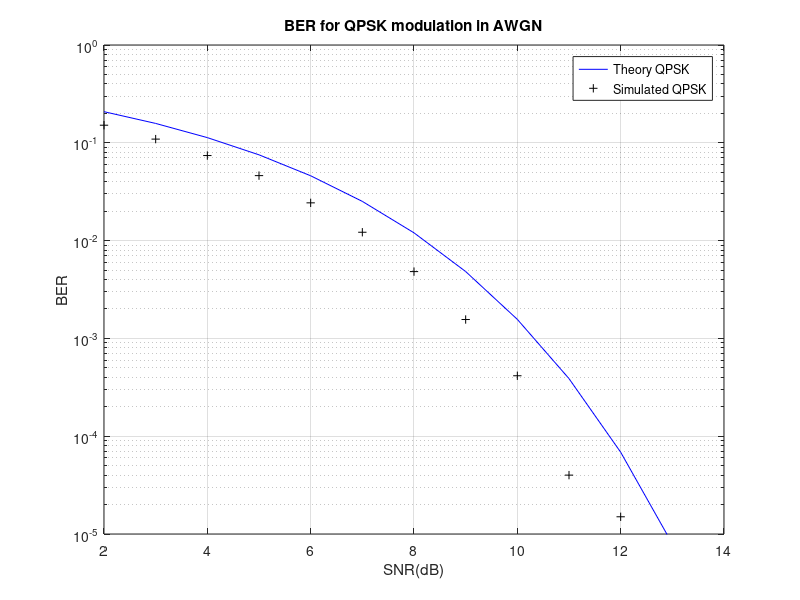

MATLAB code for this plot:
clc;
clear all;
close all;
N = 2 * 10^5;
Eb_N0_dB = 2 : 20;
sy_hat = zeros(1, N);
nerr = zeros(1, N);
%Signal Transmission and Detection
for i=1:length(Eb_N0_dB)
si = (2 * (rand(1, N) > 0.5) - 1); %In-Phase Symbol Generation || rand(1, N) > 0.5 -> Gives logical Array of 0s and 1s
sq = (2 * (rand(1, N) > 0.5) - 1); %Quadrature Symbol Generation
sy = si + 1i*sq; %Adding the two Symbols
s = (1 / sqrt(2)) * sy;
n = 1 / sqrt(2) * (randn(1, N) + 1i*randn(1, N)); %Random Noise Generation
y = 10 ^ (Eb_N0_dB(i) / 20) * s + n; %Received Signal
si_ = real(y);
sq_ = imag(y);
sy_hat(si_ < 0 & sq_ < 0) = -1 + -1 * 1i;
sy_hat(si_ >= 0 & sq_ > 0) = 1 + 1 * 1i;
sy_hat(si_ < 0 & sq_ >= 0) = -1 + 1 * 1i;
sy_hat(si_ >= 0 & sq_ < 0) = 1 + -1 * 1i;
%BER Calculation
nerr(i) = size(find((sy - sy_hat)), 2); %No. of Errors
end
simu = nerr / N;
theory = erfc(sqrt(0.5 * (10 .^ (Eb_N0_dB/10)))) - (1/4) * (erfc(sqrt(0.5 * (10 .^ (Eb_N0_dB) / 10)))) .^ 2;
semilogy(Eb_N0_dB, theory, 'b-');
hold on;
semilogy(Eb_N0_dB, simu(2:20), 'k+');
axis([2 14 10^-5 1])
grid on
legend('Theory QPSK', 'Simulated QPSK');
xlabel('SNR(dB)');
ylabel('BER');
title('BER for QPSK modulation in AWGN');